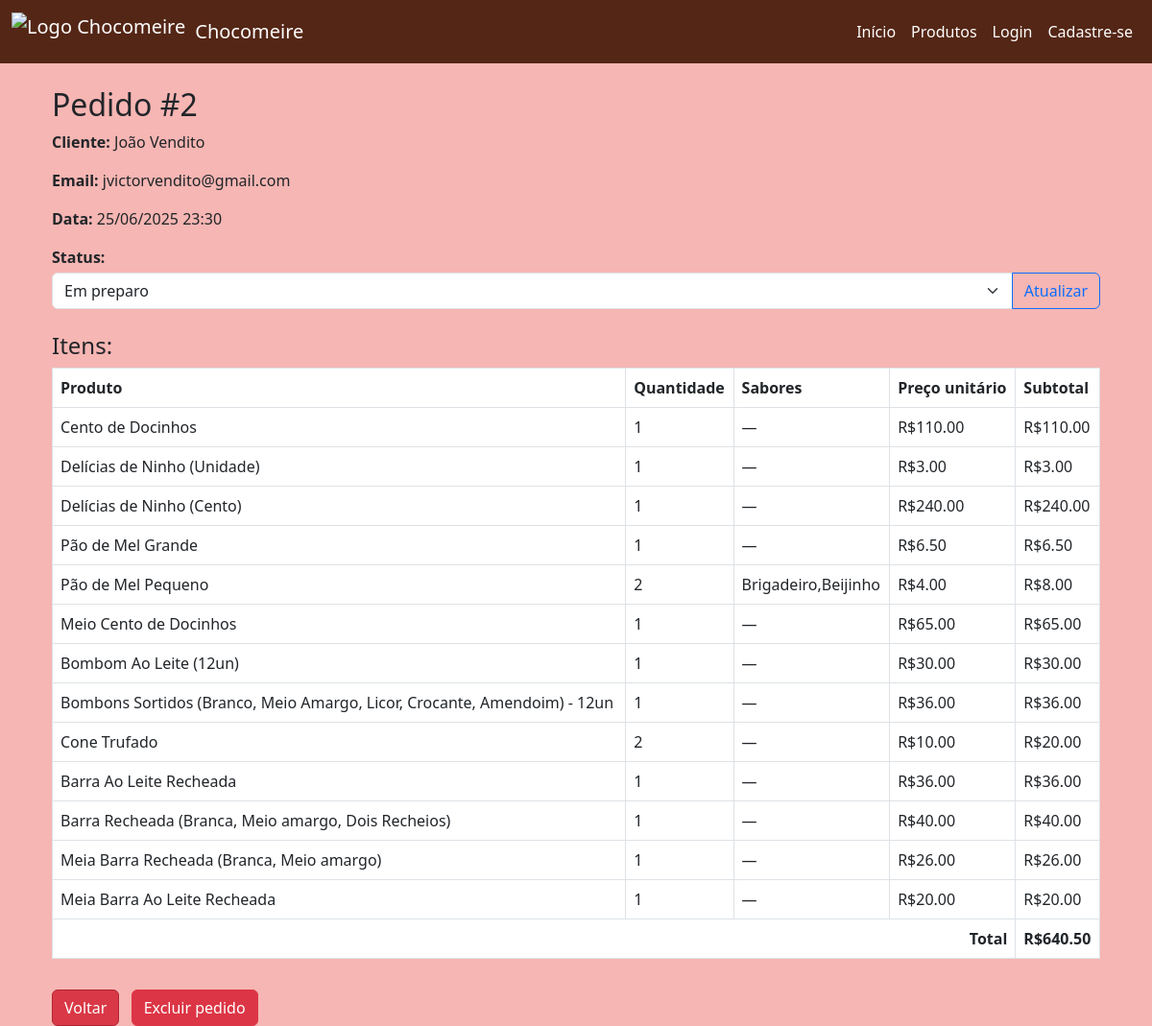
Page /admin/pedido/2 (signed in) on the committed database.
### models/pedido.py (models this page shows, shortened)
class Pedido(db.Model):
    id = db.Column(db.Integer, primary_key=True)
    cliente_id = db.Column(db.Integer, db.ForeignKey('cliente.id'), nullable=False)
    cliente = db.relationship('Cliente', backref='pedidos')  # ✅ relacionamento com cliente
    status = db.Column(db.String(50), default="Pendente")
    data_criacao = db.Column(db.DateTime, default=datetime.utcnow)  # ✅ campo de data
    itens = db.relationship('ItemPedido', backref='pedido', lazy=True, cascade="all, delete-orphan")

class ItemPedido(db.Model):
    id = db.Column(db.Integer, primary_key=True)
    produto_id = db.Column(db.Integer, db.ForeignKey('produto.id'), nullable=False)
    pedido_id = db.Column(db.Integer, db.ForeignKey('pedido.id'), nullable=False)
    quantidade = db.Column(db.Integer, nullable=False)
    sabores = db.Column(db.String, nullable=True)  # ✅ campo de sabores
    produto = db.relationship('Produto', backref='itens_pedidos')

### models/cliente.py (models this page shows, shortened)
class Cliente(db.Model):
    id = db.Column(db.Integer, primary_key=True)
    nome = db.Column(db.String(100), nullable=False)
    email = db.Column(db.String(100), unique=True, nullable=False)

### models/produto.py (models this page shows, shortened)
class Produto(db.Model):
    id = db.Column(db.Integer, primary_key=True)
    nome = db.Column(db.String(100), nullable=False)
    preco = db.Column(db.Float, nullable=False)
    estoque = db.Column(db.Integer, nullable=False)
    imagem = db.Column(db.String(200), nullable=True)

### app.py (the view)
@app.route('/admin/pedido/<int:pedido_id>')
def admin_detalhes_pedido(pedido_id):
    if not is_admin():
        flash("Acesso restrito ao administrador!", "error")
        return redirect(url_for('home'))
    pedido = Pedido.query.get_or_404(pedido_id)
    cliente = pedido.cliente
    itens = ItemPedido.query.filter_by(pedido_id=pedido.id).all()
    produtos = []
    for item in itens:
        produto = Produto.query.get(item.produto_id)
        produtos.append({
            'nome': produto.nome,
            'quantidade': item.quantidade,
            'preco_unitario': produto.preco,
            'subtotal': item.quantidade * produto.preco,
            'sabores': item.sabores
        })
    total = sum(p['subtotal'] for p in produtos)
    return render_template("admin_pedido.html", pedido=pedido, cliente=cliente, produtos=produtos, total=total)

### app.py (called while the page is built)
def get_usuario_logado():
    if 'usuario_id' in session:
        return db.session.get(User, session['usuario_id'])
    return None

def is_admin():
    usuario = get_usuario_logado()
    return usuario and getattr(usuario, "is_admin", False)

### templates/admin_pedido.html (shortened to what this page needs)
{% extends 'base.html' %}
{% block content %}
<div class="container mt-4">
  <h2>Pedido #{{ pedido.id }}</h2>
  <p><strong>Cliente:</strong> {{ cliente.nome }}</p>
  <p><strong>Email:</strong> {{ cliente.email }}</p>
  <p><strong>Data:</strong> {{ pedido.data_criacao.strftime('%d/%m/%Y %H:%M') if pedido.data_criacao else '—' }}</p>
  <form method="POST" action="{{ url_for('atualizar_status_pedido', pedido_id=pedido.id) }}" class="mb-3">
    <label><strong>Status:</strong></label>
    <div class="input-group mt-1">
      <select name="status" class="form-select" required>
        <option value="Em preparo" {% if pedido.status == 'Em preparo' %}selected{% endif %}>Em preparo</option>
      </select>
      <button type="submit" class="btn btn-outline-primary">Atualizar</button>
    </div>
  </form>
  <h4 class="mt-4">Itens:</h4>
  <table class="table table-bordered">
    <thead>
      <tr>
        <th>Produto</th>
        <th>Quantidade</th>
        <th>Sabores</th>
        <th>Preço unitário</th>
        <th>Subtotal</th>
      </tr>
    </thead>
    <tbody>
      {% for item in produtos %}
      <tr>
        <td>{{ item.nome }}</td>
        <td>{{ item.quantidade }}</td>
        <td>{{ item.sabores if item.sabores else '—' }}</td>
        <td>R${{ '%.2f'|format(item.preco_unitario) }}</td>
        <td>R${{ '%.2f'|format(item.subtotal) }}</td>
      </tr>
      {% endfor %}
    </tbody>
    <tfoot>
      <tr>
        <th colspan="4" class="text-end">Total</th>
        <th>R${{ '%.2f'|format(total) }}</th>
      </tr>
    </tfoot>
  </table>
  <a href="{{ url_for('admin_dashboard') }}" class="btn btn-secondary mt-3">Voltar</a>
  <form method="POST"
        action="{{ url_for('excluir_pedido', pedido_id=pedido.id) }}"
        onsubmit="return confirm('Tem certeza que deseja excluir este pedido?')"
        class="d-inline">
    <button type="submit" class="btn btn-danger mt-3 ms-2">Excluir pedido</button>
  </form>
</div>
{% endblock %}

### static/style.css (style rules this page uses)
body { background-color: #f6b6b3; font-family: 'Segoe UI', Arial, sans-serif; margin: 0; padding: 0; }
.btn-secondary { background-color: #D93846; border-color: #b02534; color: #fff; }

### rows in the picture
Pedido: id "2", data_criacao "25/06/2025 23:30", status "Em preparo"
Cliente: nome "João Vendito", email "jvictorvendito@gmail.com"
Produto: nome "Cento de Docinhos", quantidade "1", sabores "—", preco_unitario "110.00", subtotal "110.00"
Produto: nome "Delícias de Ninho (Unidade)", quantidade "1", sabores "—", preco_unitario "3.00", subtotal "3.00"
Produto: nome "Delícias de Ninho (Cento)", quantidade "1", sabores "—", preco_unitario "240.00", subtotal "240.00"
Produto: nome "Pão de Mel Grande", quantidade "1", sabores "—", preco_unitario "6.50", subtotal "6.50"
Produto: nome "Pão de Mel Pequeno", preco_unitario "4.00"
ItemPedido: sabores "Brigadeiro,Beijinho"
Produto: nome "Meio Cento de Docinhos", quantidade "1", sabores "—", preco_unitario "65.00", subtotal "65.00"
Produto: nome "Bombom Ao Leite (12un)", quantidade "1", sabores "—", preco_unitario "30.00", subtotal "30.00"
Produto: nome "Bombons Sortidos (Branco, Meio Amargo, Licor, Crocante, Amendoim) - 12un", quantidade "1", sabores "—", preco_unitario "36.00", subtotal "36.00"
Produto: nome "Cone Trufado", quantidade "2", sabores "—", preco_unitario "10.00", subtotal "20.00"
Produto: nome "Barra Ao Leite Recheada", quantidade "1", sabores "—", preco_unitario "36.00", subtotal "36.00"
Produto: nome "Barra Recheada (Branca, Meio amargo, Dois Recheios)", quantidade "1", sabores "—", preco_unitario "40.00", subtotal "40.00"
Produto: nome "Meia Barra Recheada (Branca, Meio amargo)", quantidade "1", sabores "—", preco_unitario "26.00", subtotal "26.00"
Produto: nome "Meia Barra Ao Leite Recheada", quantidade "1", sabores "—", preco_unitario "20.00", subtotal "20.00"

### other values in the picture
{{ item.quantidade }} "2"
{{ '%.2f'|format(item.subtotal) }} "8.00"
{{ '%.2f'|format(total) }} "640.50"
